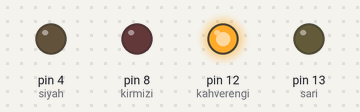
A sketch run on a simulated Arduino Uno, built with avr-gcc and run on an emulated ATmega328P. On the bench: output pins drawn as LEDs (lit = HIGH).

Above: at 0.1 s.
At 3.1 s:
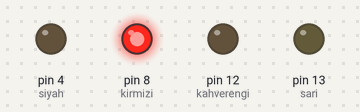
At 9.1 s:
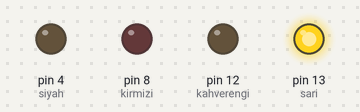
At 18.1 s:
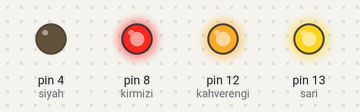
At 27.1 s:
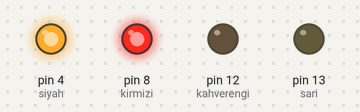
At 36.1 s:
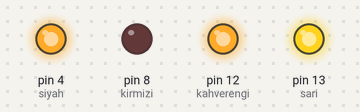
Timing chart, 0 to 40.0 s (numbered marks = the images above):
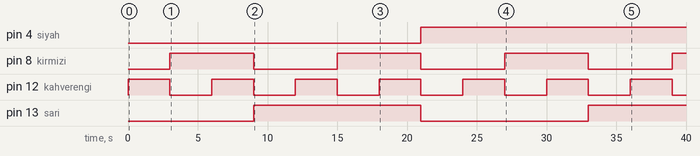

The sketch:

sketch_jul9a1.ino
```cpp
int siyah = 4;
int kirmizi = 8;
int kahverengi = 12;
int sari = 13;
int dur = 3000;


void setup() {
pinMode(siyah,OUTPUT);
pinMode(kirmizi,OUTPUT);
pinMode(kahverengi,OUTPUT);
pinMode(sari,OUTPUT);
}

void loop() {

digitalWrite(kahverengi,HIGH);
digitalWrite(kirmizi,LOW);
digitalWrite(sari,LOW);
digitalWrite(siyah,LOW);

delay(dur);

digitalWrite(kahverengi,LOW);
digitalWrite(kirmizi,HIGH);
digitalWrite(sari,LOW);
digitalWrite(siyah,LOW);

delay(dur);

digitalWrite(kahverengi,HIGH);
digitalWrite(kirmizi,HIGH);
digitalWrite(sari,LOW);
digitalWrite(siyah,LOW);

delay(dur);

digitalWrite(kahverengi,LOW);
digitalWrite(kirmizi,LOW);
digitalWrite(sari,HIGH);
digitalWrite(siyah,LOW);

delay(dur);

digitalWrite(kahverengi,HIGH);
digitalWrite(kirmizi,LOW);
digitalWrite(sari,HIGH);
digitalWrite(siyah,LOW);

delay(dur);

digitalWrite(kahverengi,LOW);
digitalWrite(kirmizi,HIGH);
digitalWrite(sari,HIGH);
digitalWrite(siyah,LOW);

delay(dur);

digitalWrite(kahverengi,HIGH);
digitalWrite(kirmizi,HIGH);
digitalWrite(sari,HIGH);
digitalWrite(siyah,LOW);

delay(dur);

digitalWrite(kahverengi,LOW);
digitalWrite(kirmizi,LOW);
digitalWrite(sari,LOW);
digitalWrite(siyah,HIGH);

delay(dur);

digitalWrite(kahverengi,HIGH);
digitalWrite(kirmizi,LOW);
digitalWrite(sari,LOW);
digitalWrite(siyah,HIGH);

delay(dur);

digitalWrite(kahverengi,LOW);
digitalWrite(kirmizi,HIGH);
digitalWrite(sari,LOW);
digitalWrite(siyah,HIGH);

delay(dur);

digitalWrite(kahverengi,HIGH);
digitalWrite(kirmizi,HIGH);
digitalWrite(sari,LOW);
digitalWrite(siyah,HIGH);

delay(dur);

digitalWrite(kahverengi,LOW);
digitalWrite(kirmizi,LOW);
digitalWrite(sari,HIGH);
digitalWrite(siyah,HIGH);

delay(dur);

digitalWrite(kahverengi,HIGH);
digitalWrite(kirmizi,LOW);
digitalWrite(sari,HIGH);
digitalWrite(siyah,HIGH);

delay(dur);

digitalWrite(kahverengi,LOW);
digitalWrite(kirmizi,HIGH);
digitalWrite(sari,HIGH);
digitalWrite(siyah,HIGH);

delay(dur);

digitalWrite(kahverengi,HIGH);
digitalWrite(kirmizi,HIGH);
digitalWrite(sari,HIGH);
digitalWrite(siyah,HIGH);

delay(dur);

digitalWrite(kahverengi,LOW);
digitalWrite(kirmizi,LOW);
digitalWrite(sari,LOW);
digitalWrite(siyah,LOW);

delay(6000);
}
```

Measured:
- by itself, pin 4 (siyah): LOW → HIGH at 21.0 s
- by itself, pin 8 (kirmizi): alternates HIGH for 6.0 s and LOW for 6.0 s
- by itself, pin 12 (kahverengi): alternates HIGH for 3.0 s and LOW for 3.0 s
- by itself, pin 13 (sari): LOW → HIGH at 9.0 s, → LOW 12.0 s later, → HIGH 12.0 s later
